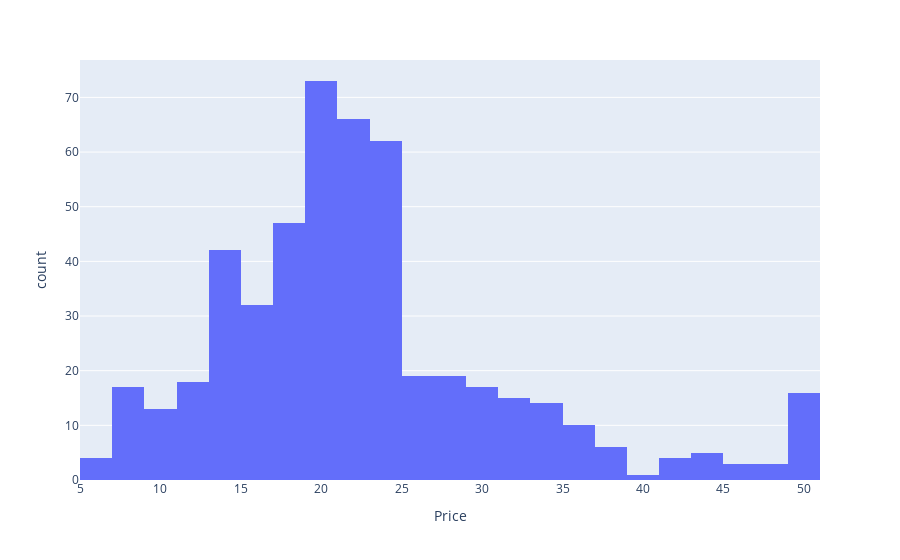

The notebook cell this image was saved under:
### Code cell
# Price에 대한 histogram

import plotly.express as px

fig = px.histogram(boston_pd, x = "Price")
fig.show()

### Figure 1 — Plotly figure (JSON) as saved in the notebook; plotly's stock layout.template omitted (floating-point values rounded to 4 significant figures; data arrays with more than 128 entries replaced by an {"elided": "..."} marker saying what was removed)
{"data": [{"alignmentgroup": "True", "bingroup": "x", "hovertemplate": "Price=%{x}<br>count=%{y}<extra></extra>", "legendgroup": "", "marker": {"color": "#636efa", "pattern": {"shape": ""}}, "name": "", "offsetgroup": "", "orientation": "v", "showlegend": false, "type": "histogram", "x": {"elided": "506 float values"}, "xaxis": "x", "yaxis": "y"}], "layout": {"barmode": "relative", "legend": {"tracegroupgap": 0}, "margin": {"t": 60}, "xaxis": {"anchor": "y", "domain": [0, 1], "title": {"text": "Price"}}, "yaxis": {"anchor": "x", "domain": [0, 1], "title": {"text": "count"}}}}
